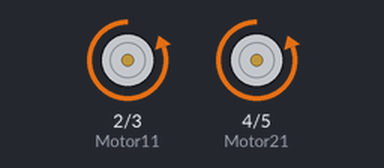
Recording of a sketch running on a simulated Arduino Uno, built with avr-gcc and run on an emulated ATmega328P. Shown: motor-driver pin pairs drawn as motors (green arrow = first pin HIGH = forward, orange = second pin HIGH = backward, longer = more drive). What the sketch prints to the serial monitor is not drawn.

Above: at 0.5 s.
Timing chart, 0 to 4.7 s (numbered marks = the images above):
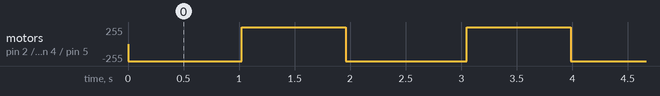

The sketch:

MotorDemoCode1_FrontBack.ino
```cpp
// OUTPUT pins
const int Motor11 = 2;
const int Motor12 = 3;

const int Motor21 = 4;
const int Motor22 = 5;

// unsigned long prevCount = 0;
int count = 0;
int prevCount = 0;

// MAIN
void setup() {
  Serial.begin(9600);
  // MOTOR
  pinMode(Motor11, OUTPUT);
  pinMode(Motor12, OUTPUT);

  pinMode(Motor21, OUTPUT);
  pinMode(Motor22, OUTPUT);
}

void loop() {

  // frameCount Algorithms
  count++;
  if (count > 3000) count = 0;
  Serial.println();
  if (count % 300 < 150) {
    Serial.print("front");

    digitalWrite(Motor11, LOW);
    digitalWrite(Motor12, HIGH);
    digitalWrite(Motor21, LOW);
    digitalWrite(Motor22, HIGH);
  }
  else {
    Serial.print("back");
    digitalWrite(Motor11, HIGH);
    digitalWrite(Motor12, LOW);
    digitalWrite(Motor21, HIGH);
    digitalWrite(Motor22, LOW);
  }
}
```

Measured:
- by itself, motor on pin 2 (Motor11) / pin 3 (Motor12), motor on pin 4 (Motor21) / pin 5 (Motor22): alternates forward 255/255 for 0.94 s and backward 255/255 for 1.1 s
